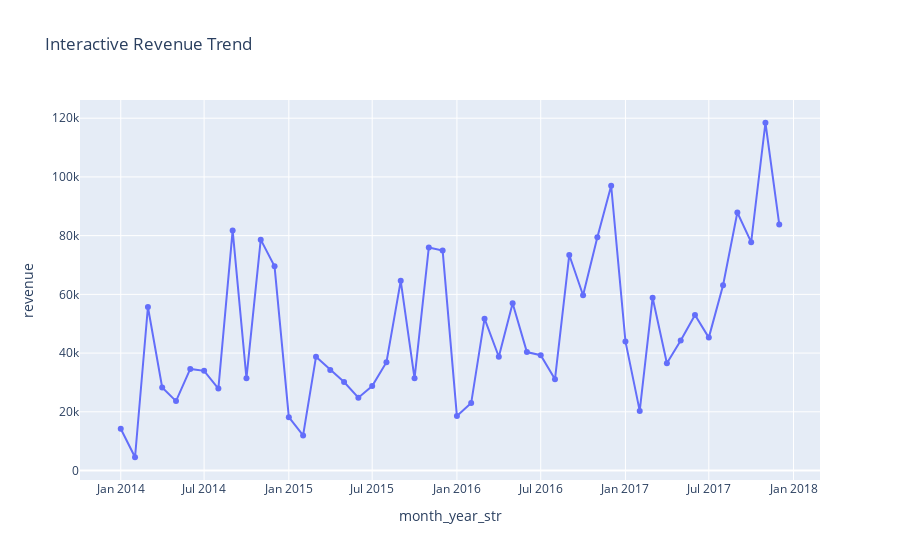
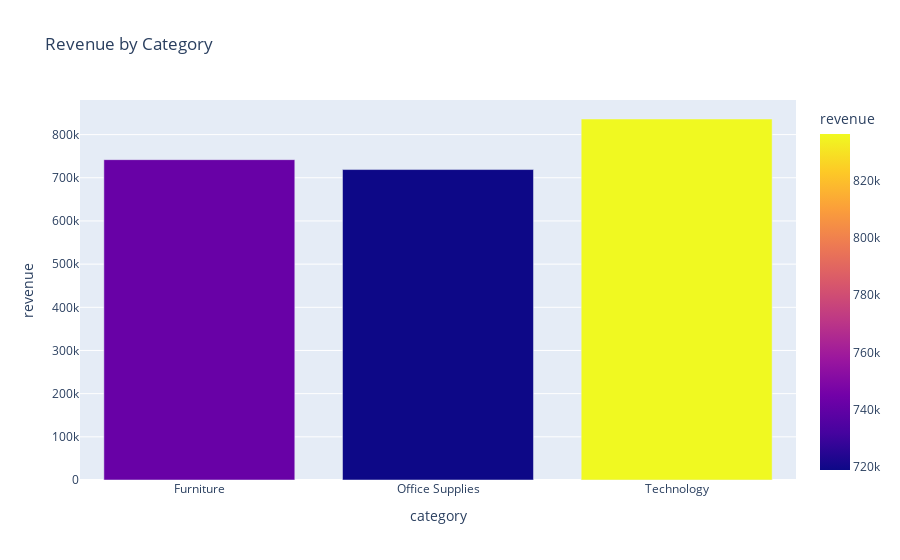
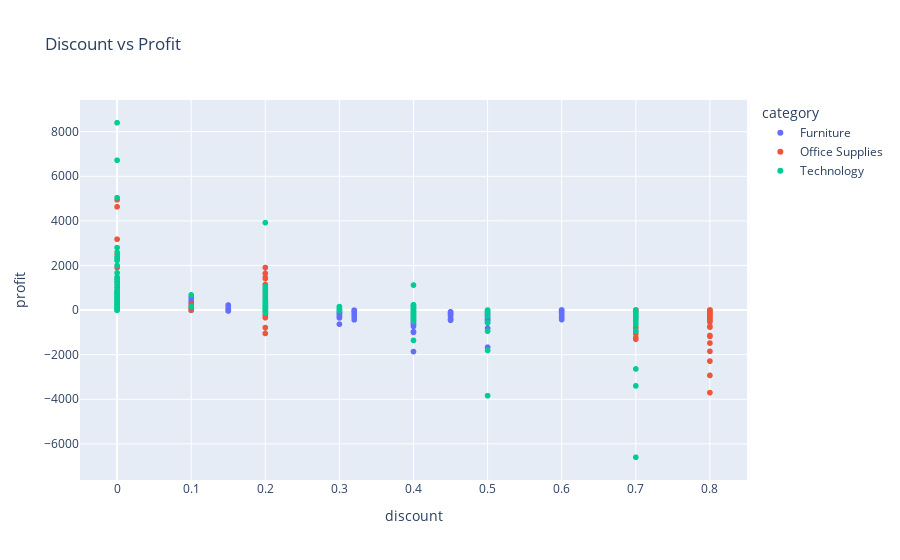

Here is the notebook cell these charts were saved with, in order:
### Code cell
fig = px.line(monthly_sales, x='month_year_str', y='revenue', title="Interactive Revenue Trend", markers=True)
fig.show()

cat_revenue = df.groupby('category')['revenue'].sum().reset_index()
px.bar(cat_revenue, x='category', y='revenue', color='revenue', title="Revenue by Category").show()

px.scatter(df, x='discount', y='profit', color='category', title="Discount vs Profit").show()

### Figure 1 — Plotly figure (JSON) as saved in the notebook; plotly's stock layout.template omitted (floating-point values rounded to 4 significant figures)
{"data": [{"hovertemplate": "month_year_str=%{x}<br>revenue=%{y}<extra></extra>", "legendgroup": "", "line": {"color": "#636efa", "dash": "solid"}, "marker": {"symbol": "circle"}, "mode": "lines+markers", "name": "", "orientation": "v", "showlegend": false, "type": "scatter", "x": ["2014-01", "2014-02", "2014-03", "2014-04", "2014-05", "2014-06", "2014-07", "2014-08", "2014-09", "2014-10", "2014-11", "2014-12", "2015-01", "2015-02", "2015-03", "2015-04", "2015-05", "2015-06", "2015-07", "2015-08", "2015-09", "2015-10", "2015-11", "2015-12", "2016-01", "2016-02", "2016-03", "2016-04", "2016-05", "2016-06", "2016-07", "2016-08", "2016-09", "2016-10", "2016-11", "2016-12", "2017-01", "2017-02", "2017-03", "2017-04", "2017-05", "2017-06", "2017-07", "2017-08", "2017-09", "2017-10", "2017-11", "2017-12"], "xaxis": "x", "y": [14240.0, 4520.0, 55690.0, 28300.0, 23650.0, 34600.0, 33950.0, 27910.0, 81780.0, 31450.0, 78630.0, 69550.0, 18170.0, 11950.0, 38730.0, 34200.0, 30130.0, 24800.0, 28770.0, 36900.0, 64600.0, 31400.0, 75970.0, 74920.0, 18540.0, 22980.0, 51720.0, 38750.0, 56990.0, 40340.0, 39260.0, 31120.0, 73410.0, 59690.0, 79410.0, 97000.0, 43970.0, 20300.0, 58870.0, 36520.0, 44260.0, 52980.0, 45260.0, 63120.0, 87870.0, 77780.0, 118400.0, 83830.0], "yaxis": "y"}], "layout": {"legend": {"tracegroupgap": 0}, "title": {"text": "Interactive Revenue Trend"}, "xaxis": {"anchor": "y", "domain": [0, 1], "title": {"text": "month_year_str"}}, "yaxis": {"anchor": "x", "domain": [0, 1], "title": {"text": "revenue"}}}}

### Figure 2 — Plotly figure (JSON) as saved in the notebook; plotly's stock layout.template omitted (floating-point values rounded to 4 significant figures)
{"data": [{"hovertemplate": "category=%{x}<br>revenue=%{marker.color}<extra></extra>", "legendgroup": "", "marker": {"color": [742000.0, 719000.0, 836200.0], "coloraxis": "coloraxis", "pattern": {"shape": ""}}, "name": "", "orientation": "v", "showlegend": false, "textposition": "auto", "type": "bar", "x": ["Furniture", "Office Supplies", "Technology"], "xaxis": "x", "y": [742000.0, 719000.0, 836200.0], "yaxis": "y"}], "layout": {"barmode": "relative", "coloraxis": {"colorbar": {"title": {"text": "revenue"}}, "colorscale": [[0, "#0d0887"], [0.1111, "#46039f"], [0.2222, "#7201a8"], [0.3333, "#9c179e"], [0.4444, "#bd3786"], [0.5556, "#d8576b"], [0.6667, "#ed7953"], [0.7778, "#fb9f3a"], [0.8889, "#fdca26"], [1, "#f0f921"]]}, "legend": {"tracegroupgap": 0}, "title": {"text": "Revenue by Category"}, "xaxis": {"anchor": "y", "domain": [0, 1], "title": {"text": "category"}}, "yaxis": {"anchor": "x", "domain": [0, 1], "title": {"text": "revenue"}}}}

### Figure 3 — Plotly figure (JSON) as saved in the notebook; plotly's stock layout.template omitted (floating-point values rounded to 4 significant figures; data arrays with more than 128 entries replaced by an {"elided": "..."} marker saying what was removed)
{"data": [{"hovertemplate": "category=Furniture<br>discount=%{x}<br>profit=%{y}<extra></extra>", "legendgroup": "Furniture", "marker": {"color": "#636efa", "symbol": "circle"}, "mode": "markers", "name": "Furniture", "showlegend": true, "type": "scattergl", "x": {"elided": "2121 float values"}, "xaxis": "x", "y": {"elided": "2121 float values"}, "yaxis": "y"}, {"hovertemplate": "category=Office Supplies<br>discount=%{x}<br>profit=%{y}<extra></extra>", "legendgroup": "Office Supplies", "marker": {"color": "#EF553B", "symbol": "circle"}, "mode": "markers", "name": "Office Supplies", "showlegend": true, "type": "scattergl", "x": {"elided": "6026 float values"}, "xaxis": "x", "y": {"elided": "6026 float values"}, "yaxis": "y"}, {"hovertemplate": "category=Technology<br>discount=%{x}<br>profit=%{y}<extra></extra>", "legendgroup": "Technology", "marker": {"color": "#00cc96", "symbol": "circle"}, "mode": "markers", "name": "Technology", "showlegend": true, "type": "scattergl", "x": {"elided": "1847 float values"}, "xaxis": "x", "y": {"elided": "1847 float values"}, "yaxis": "y"}], "layout": {"legend": {"title": {"text": "category"}, "tracegroupgap": 0}, "title": {"text": "Discount vs Profit"}, "xaxis": {"anchor": "y", "domain": [0, 1], "title": {"text": "discount"}}, "yaxis": {"anchor": "x", "domain": [0, 1], "title": {"text": "profit"}}}}
